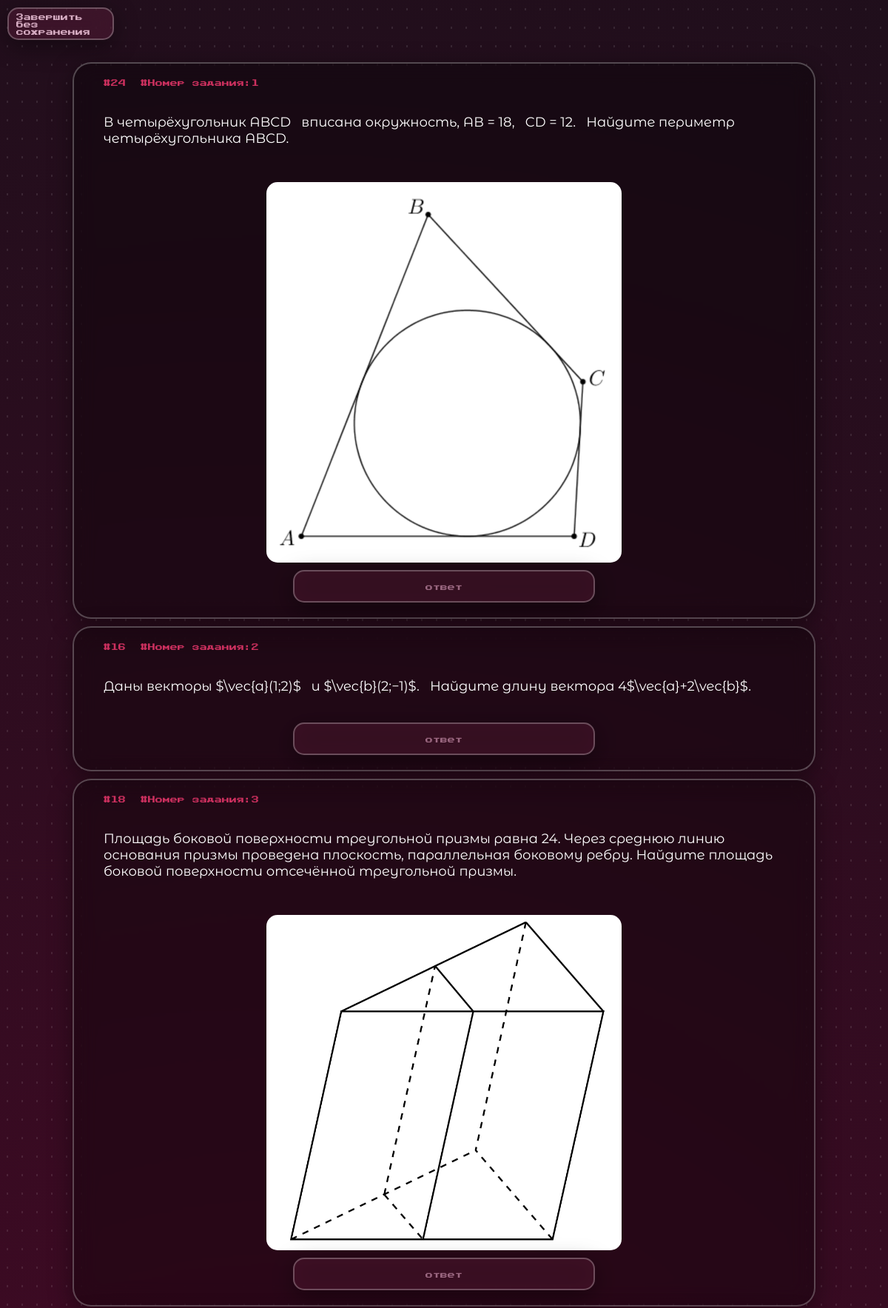
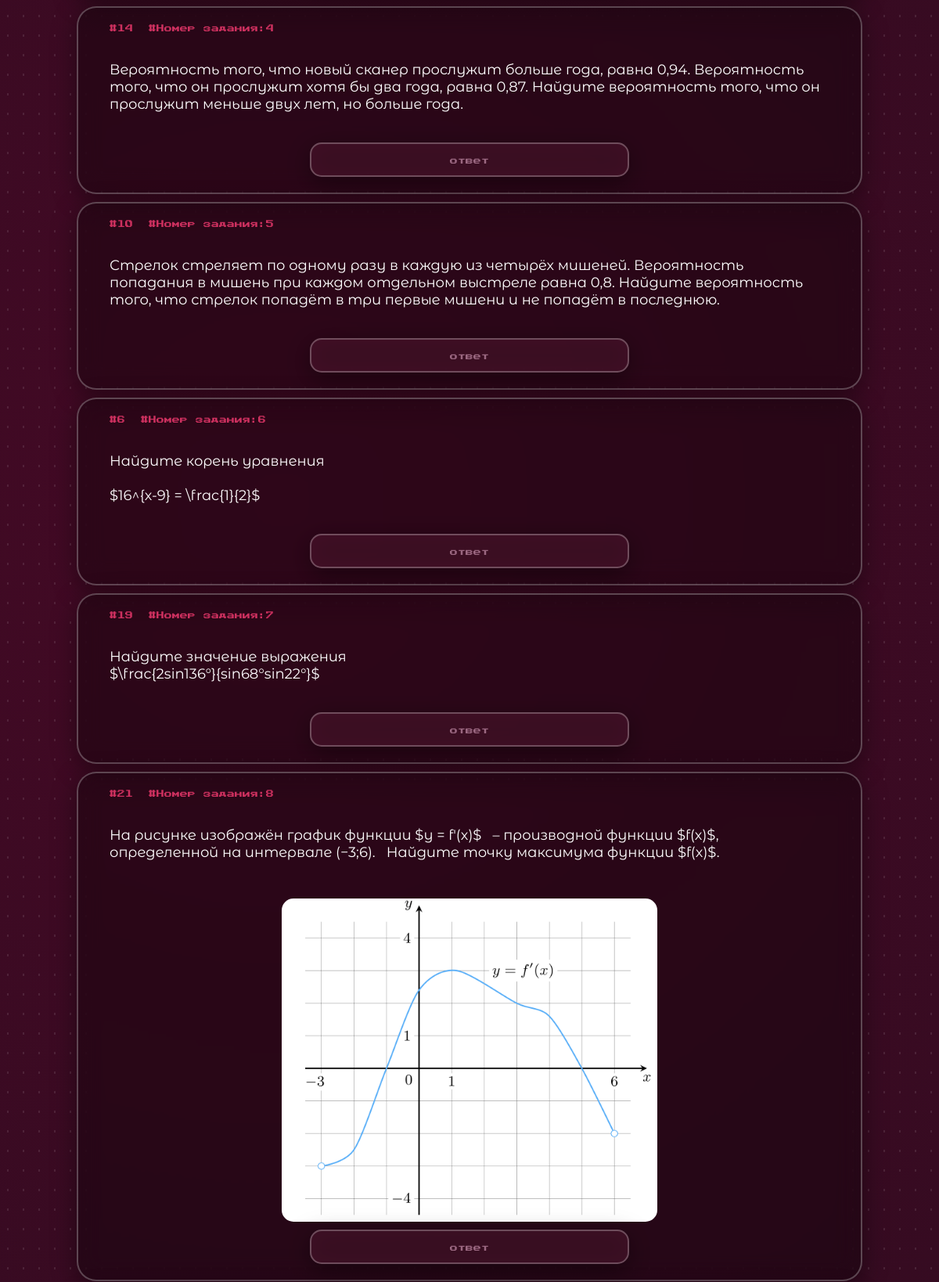
Screenshot of /generate_var (signed in, upper part) with the database file from the repository (2 pictures, top to bottom).
### tables this page shows
CREATE TABLE tasks(
            id INTEGER PRIMARY KEY,
            number INTEGER,
            source TEXT,
            text TEXT,
            solution TEXT,
            answer TEXT
        , image TEXT);

### routes/tasks.py (the view)
@tasks_bp.route('/generate_var')
@regs_only
def generate_var():
    conn = get_db()
    cur = conn.cursor()
    var_tasks = []
    nums = list(range(1, 20))
    for number in nums:
        cur.execute('SELECT * FROM tasks WHERE number=?', (number,))
        t_list = cur.fetchall()
        if t_list:
            var_tasks.append(random.choice(t_list))
    conn.close()
    return render_template('var.html', var_tasks=var_tasks)

### database.py (called while the page is built)
def get_db():
    conn = sqlite3.connect(DATABASE)
    conn.row_factory = sqlite3.Row
    return conn

### templates/var.html (shortened to what this page needs)
<!DOCTYPE html>
<html lang="en">
    <head>
        <link rel="stylesheet" href="{{ url_for('static', filename='css/style.css') }}">
        <link rel="stylesheet" href="https://cdn.jsdelivr.net/npm/katex@0.16.9/dist/katex.min.css">
    </head>
    </head>
    <body>
        <a href="{{url_for('tasks.tests')}}" class="buttons lighbox lightText" style="width:10%; margin:10px 0 0 10px;">Завершить без сохранения</a>
        <div class='time' id="time"></div>
        <form id="var_form">
            {% for task in var_tasks %}
                <div class="task">
                    <div class="tasksClasses">
                        <p class="classification">#{{task['id']}}</p>
                        <p class="classification">#Номер задания:{{task['number']}}
                    </div>
                    <p class="taskText">{{task['text']}}</p>
                    {% if task['image'] %}
                        <img src="{{url_for('static',filename=task['image'])}}?v={{task['id']}}" class="task_image">
                    {% endif %}
                    <input type="text"
                        name="answer_{{task.id}}"
                        placeholder="ответ"
                        class="buttons"
                        style="margin:0 auto 0 auto;width:40%">
                </div>
            {% endfor %}
        </form>
    </body>
</html>

### static/css/base/variables.css (style rules this page uses)
:root { --bg-main-1: #4409253c; --bg-main-2: #440925; --bg-main-3: #0f1117; --bg-solid: #000000; --grid-dots:#ffffff; --background-color:#00000051; --card-bg: rgba(0, 0, 0, 0.32); --card-border: rgba(255, 255, 255, 0.26); --card-shadow: rgba(0, 0, 0, 0.4); --text-color: #ffffff; --text-secondary: #9b6881; --text-accent: #d70668; --text-hover: rgb(215, 173, 195); --glow-color: rgb(205, 10, 108); --heading-color: #ffffff42; --links-color: #ffffff; --time-color:#5c394a; --btn-bg: #75234551; --btn-change-bg: #94034772; --input-bg: #440925; --sidebar-bg: #000000; --sidebar-text: #ffffff; --task-text: white; --button-color:#158113; --button-bg:#1581137b; --chart-bg:#ff1b7e6b;; }

### static/css/base/global.css (style rules this page uses)
* { padding: 0; }
html, body { inset: 0; background: radial-gradient( circle at center, var(--bg-main-1) 0%, var(--bg-main-1) 30%, transparent 70% ), radial-gradient( circle at 30% 40%, var(--bg-main-2), var(--bg-main-3) ); font-family: 'MyFont', sans-serif; color: white; margin: 0; background-color: var(--bg-solid); }
body::before { content: ""; position: fixed; inset: 0; background-image: radial-gradient(var(--grid-dots) 1px, transparent 1px); background-size: 20px 25px; opacity: 0.1; }
a { text-decoration: none; position: relative; z-index: 9999; }
img { display: block; margin: 0 auto; }

### static/css/components/card.css (style rules this page uses)
.studentsProfile, .rate, .secondColumn, .thirdColumn, .mainProfile, .task, .noMistakes, .filterForm, .typeTasks, .information, .toast, .header, .modal { background-color: var(--background-color) !important; border-radius: 25px; border: 2px solid var(--card-border) !important; backdrop-filter: blur(15px); -webkit-backdrop-filter: blur(15px); box-shadow: 0 8px 32px var(--card-shadow); color: white; transition: background-color 0.3s ease, border-color 0.3s ease, color 0.3s ease; }

### static/css/components/buttons.css (style rules this page uses)
.buttons { background-color: var(--btn-bg) !important; font-family: 'MyFont', sans-serif; color: var(--text-hover) !important; border-radius: 15px; border: 2px solid var(--card-border) !important; backdrop-filter: blur(15px); -webkit-backdrop-filter: blur(15px); box-shadow: 0 8px 32px var(--card-shadow); height: 30px; padding: 5px 10px; font-size: 10px; display: flex; justify-content: center; align-items: center; cursor: pointer; transition: background-color 0.3s ease, color 0.3s ease, border-color 0.3s ease; }

### static/css/components/forms.css (style rules this page uses)
form { position: relative; z-index: 9999; }
input { background-color: #440925; border-radius: 15px; color: #d70668; position: relative; z-index: 9999; }
input::placeholder { font-family: 'MyFont', sans-serif; color: #9b6881; text-align: center; font-size: 10px; }

### static/css/pages/home.css (style rules this page uses)
.time { font-size: 40px; display: flex; justify-content: center; padding: 10px; color: var(--time-color); }

### static/css/pages/tasks.css (style rules this page uses)
.tasksClasses { display: flex; }
.task { width: 80%; padding: 20px; margin: 10px auto; }
.classification { font-size: 10px; font-weight: 100; color: rgb(205, 48, 95); margin: 0 0 0 20px; }
.taskText { font-family: 'Task'; font-size: 18px; font-weight: 200; width: 95%; padding: 20px; white-space: pre-wrap; color: var(--task-text); }
.task_image { width: 50%; border-radius: 25px; padding: 10px; }

### rows the page displays
tasks: id "24", number "1", text "В четырёхугольник ABCD вписана окружность, AB = 18, CD = 12. Найдите периметр четырёхугольника ABCD.", image (picture)
tasks: id "16", number "2", text "Даны векторы $\\vec{a}(1;2)$ и $\\vec{b}(2;−1)$. Найдите длину вектора 4$\\vec{a}+2\\vec{b}$."
tasks: id "18", number "3", text "Площадь боковой поверхности треугольной призмы равна 24. Через среднюю линию основания призмы проведена плоскость, параллельная боковому ребру. Найдите площадь боковой поверхности отсечённой треугольной призмы.", image (picture)
tasks: id "14", number "4", text "Вероятность того, что новый сканер прослужит больше года, равна 0,94. Вероятность того, что он прослужит хотя бы два года, равна 0,87. Найдите вероятность того, что он прослужит меньше двух лет, но больше года."
tasks: id "10", number "5", text "Стрелок стреляет по одному разу в каждую из четырёх мишеней. Вероятность попадания в мишень при каждом отдельном выстреле равна 0,8. Найдите вероятность того, что стрелок попадёт в три первые мишени и не попадёт в последнюю."
tasks: id "6", number "6", text "Найдите корень уравнения $16^{x-9} = \\frac{1}{2}$"
tasks: id "19", number "7", text "Найдите значение выражения $\\frac{2sin136°}{sin68°sin22°}$"
tasks: id "21", number "8", text "На рисунке изображён график функции $y = f′(x)$ – производной функции $f(x)$, определенной на интервале (−3;6). Найдите точку максимума функции $f(x)$.", image (picture)
